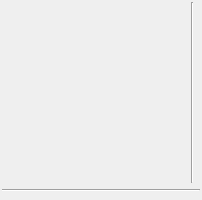
<?xml version="1.0" encoding="UTF-8"?>
<ui version="4.0">
 <class>Widget</class>
 <widget class="QWidget" name="Widget">
  <property name="geometry">
   <rect>
    <x>0</x>
    <y>0</y>
    <width>394</width>
    <height>391</height>
   </rect>
  </property>
  <property name="windowTitle">
   <string>Widget</string>
  </property>
  <layout class="QHBoxLayout" name="horizontalLayout_2">
   <property name="sizeConstraint">
    <enum>QLayout::SetFixedSize</enum>
   </property>
   <property name="leftMargin">
    <number>2</number>
   </property>
   <property name="topMargin">
    <number>2</number>
   </property>
   <property name="rightMargin">
    <number>2</number>
   </property>
   <property name="bottomMargin">
    <number>2</number>
   </property>
   <item>
    <layout class="QVBoxLayout" name="verticalLayout">
     <item>
      <layout class="QHBoxLayout" name="horizontalLayout">
       <item>
        <widget class="InfoWidget" name="widget_info" native="true">
         <property name="sizePolicy">
          <sizepolicy hsizetype="Minimum" vsizetype="Minimum">
           <horstretch>0</horstretch>
           <verstretch>0</verstretch>
          </sizepolicy>
         </property>
         <property name="minimumSize">
          <size>
           <width>183</width>
           <height>181</height>
          </size>
         </property>
        </widget>
       </item>
       <item>
        <widget class="Line" name="line">
         <property name="orientation">
          <enum>Qt::Vertical</enum>
         </property>
        </widget>
       </item>
       <item>
        <widget class="StatusWidget" name="widget_status" native="true"/>
       </item>
      </layout>
     </item>
     <item>
      <widget class="Line" name="line_2">
       <property name="orientation">
        <enum>Qt::Horizontal</enum>
       </property>
      </widget>
     </item>
     <item>
      <widget class="ControlWidget" name="widget_control" native="true"/>
     </item>
    </layout>
   </item>
  </layout>
 </widget>
 <customwidgets>
  <customwidget>
   <class>InfoWidget</class>
   <extends>QWidget</extends>
   <header location="global">InfoWidget.h</header>
   <container>1</container>
  </customwidget>
  <customwidget>
   <class>StatusWidget</class>
   <extends>QWidget</extends>
   <header location="global">StatusWidget.h</header>
   <container>1</container>
  </customwidget>
  <customwidget>
   <class>ControlWidget</class>
   <extends>QWidget</extends>
   <header location="global">ControlWidget.h</header>
   <container>1</container>
  </customwidget>
 </customwidgets>
 <resources/>
 <connections/>
</ui>
